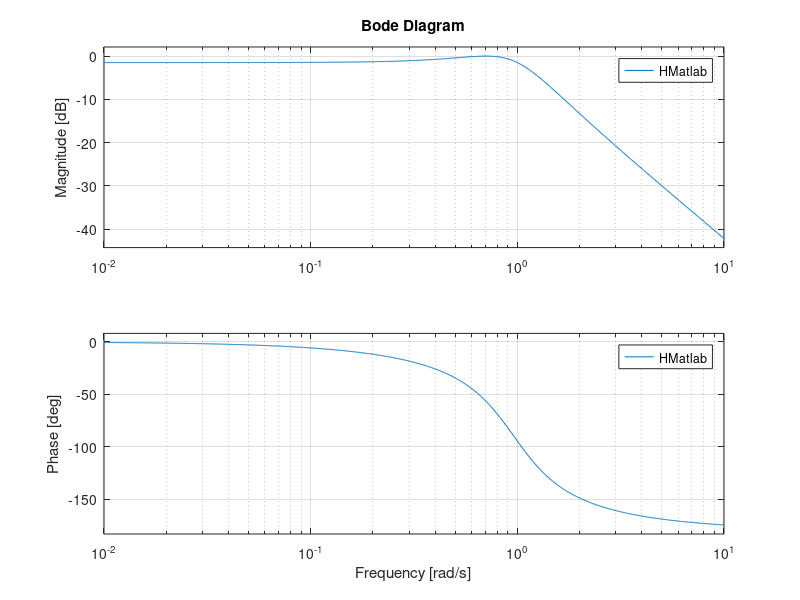
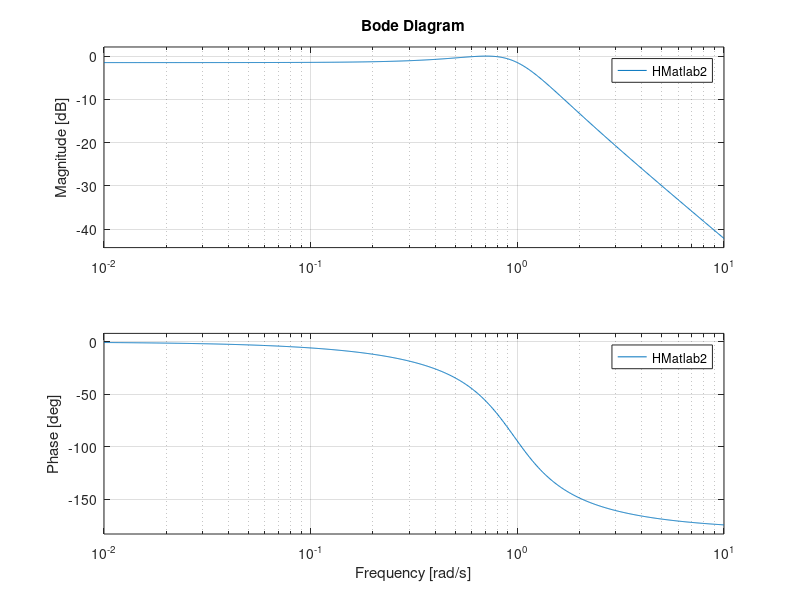

Reproduce these figures in MATLAB, in order.
%%parte pasabajos
% Armo la función transferencia con los valores calculados y utilizando el
% bode verifico las pèrdidas
clc
clear
Wp=1;
Ws=1.7;
Rp=1.5;
Rs=10;
[n,Wc]=cheb1ord(Wp,Ws,Rp,Rs,'s'); %Cálculo del orden del filtro y su frecuencia
                                  %%de corte (Wc de 3dB)
[z,p,k]=cheb1ap(n,Rp); %cálculo de los polos y zeros del filtro normalizado
[numN,denN]=zp2tf(z,p,k); %numerador y denominador de la función normalizada, la
                          %%misma que viene en las tablas
[num den]=cheby1(n,Rp,Wc,'s'); %cálculo del numerador y denominador de H(s) ya
                                %%desnormalizado Según MATLAB
HMatlab=tf(num,den)% Función H(s) generada con los datos de Matlab
figure
bode(HMatlab)
grid on





%%partepasa altos
% Armo la función transferencia con los valores calculados y utilizando el
% bode verifico las pèrdidas
Wp2=1;
Ws2=5;
Rp2=1.5;
Rs2=20;
[n2,Wc2]=cheb1ord(Wp2,Ws2,Rp2,Rs2,'s'); %Cálculo del orden del filtro y su frecuencia
                                  %%de corte (Wc de 3dB)
[z2,p2,k2]=cheb1ap(n2,Rp2); %cálculo de los polos y zeros del filtro normalizado
[numN,denN]=zp2tf(z2,p2,k2); %numerador y denominador de la función normalizada, la
                          %%misma que viene en las tablas
[num2 den2]=cheby1(n2,Rp2,Wc2,'s'); %cálculo del numerador y denominador de H(s) ya
                                %%desnormalizado Según MATLAB
HMatlab2=tf(num2,den2)% Función H(s) generada con los datos de Matlab
figure
bode(HMatlab2)
grid on
